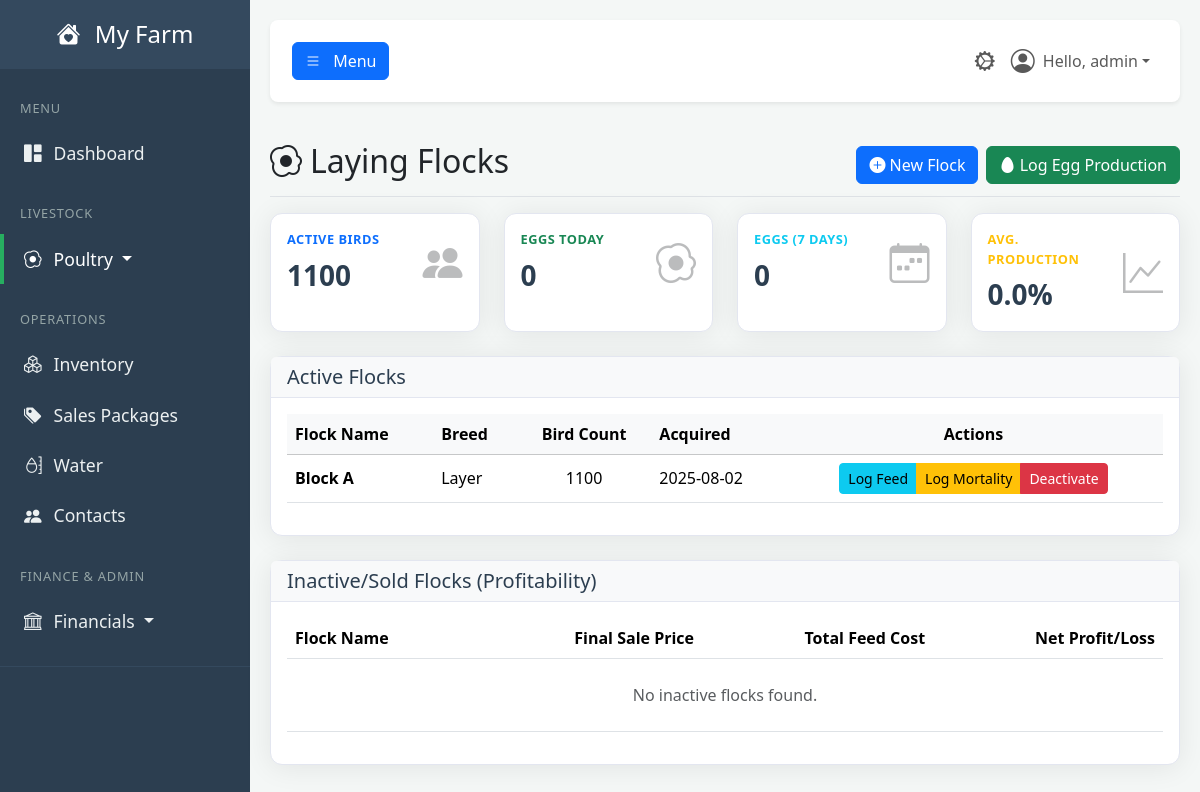
The page /poultry (signed in) on the database as committed earlier.
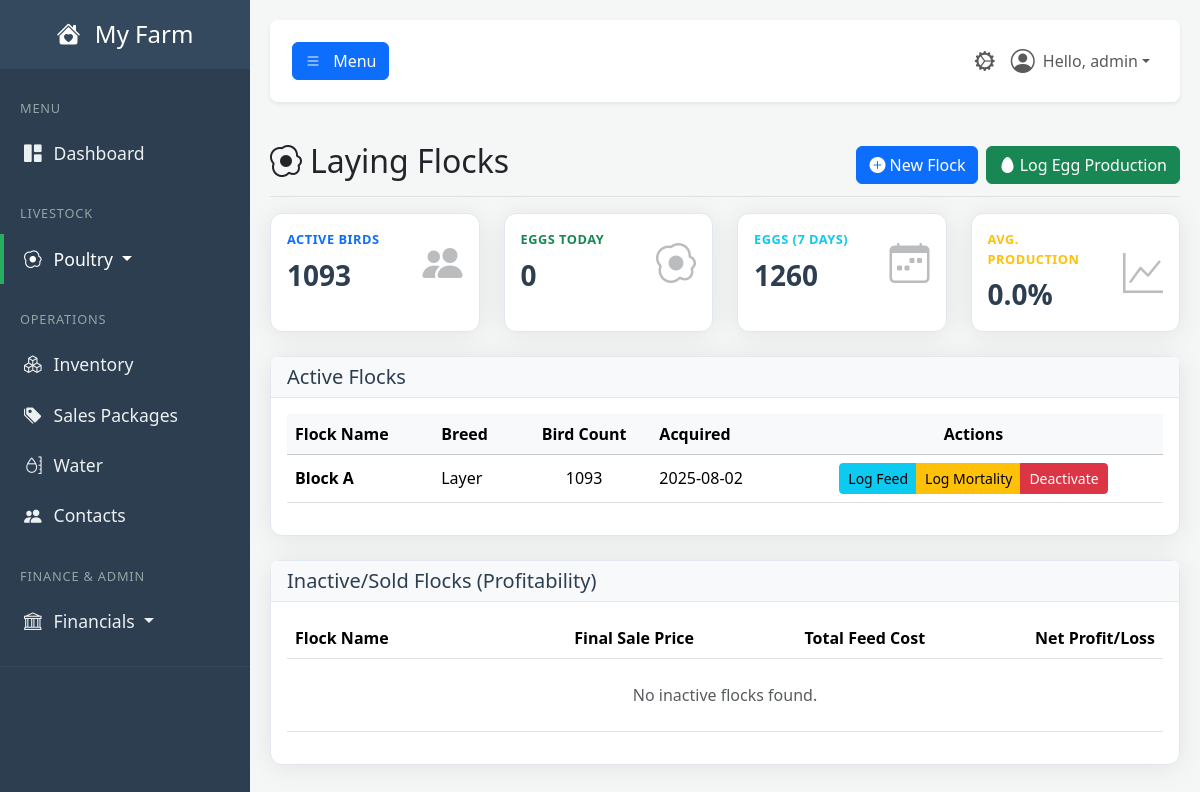
The same page on the database as committed later.
### tables this page shows
CREATE TABLE poultry_flocks (
            id INTEGER PRIMARY KEY,
            flock_name TEXT NOT NULL,
            breed TEXT NOT NULL,
            acquisition_date TEXT NOT NULL,
            bird_count INTEGER NOT NULL,
            status TEXT NOT NULL, -- Active, Sold, Archived
            created_at TIMESTAMP DEFAULT CURRENT_TIMESTAMP
        , final_sale_price REAL DEFAULT 0, total_cost REAL DEFAULT 0, net_profit REAL DEFAULT 0, cost_per_bird REAL DEFAULT 0);

### app.py (the view)
@app.route('/poultry')
@login_required
@permission_required('view_poultry_dashboard')
def poultry_dashboard():
    db = get_db()
    poultry_stats_row = db.execute("SELECT (SELECT COALESCE(SUM(bird_count), 0) FROM poultry_flocks WHERE status = 'Active') as total_active_birds, (SELECT COALESCE(SUM(quantity), 0) FROM egg_log WHERE log_date = date('now', 'localtime')) as eggs_today, (SELECT COALESCE(SUM(quantity), 0) FROM egg_log WHERE log_date >= date('now', '-6 days')) as eggs_last_7_days").fetchone()
    total_active_birds = poultry_stats_row['total_active_birds'] or 0
    eggs_today = poultry_stats_row['eggs_today'] or 0
    stats = {
        'total_active_birds': total_active_birds,
        'eggs_today': eggs_today,
        'eggs_last_7_days': poultry_stats_row['eggs_last_7_days'] or 0,
        'avg_production_rate': (eggs_today / total_active_birds) if total_active_birds > 0 else 0
    }
    active_flocks = db.execute("SELECT * FROM poultry_flocks WHERE status = 'Active' ORDER BY acquisition_date DESC").fetchall()
    inactive_flocks = db.execute("SELECT * FROM poultry_flocks WHERE status = 'Inactive' ORDER BY acquisition_date DESC").fetchall()
    egg_logs = db.execute("SELECT el.*, pf.flock_name FROM egg_log el JOIN poultry_flocks pf ON el.flock_id = pf.id ORDER BY el.log_date DESC, el.id DESC LIMIT 10").fetchall()
    feed_items = db.execute(
        "SELECT * FROM inventory WHERE category = 'Feed' AND quantity > 0 ORDER BY name ASC"
    ).fetchall()
    return render_template(
        'poultry.html',
        user=g.user,
        stats=stats,
        active_flocks=active_flocks,
        inactive_flocks=inactive_flocks,
        egg_logs=egg_logs,
        feed_items=feed_items,  # <-- Passing the new list here
        today_date=date.today().strftime('%Y-%m-%d')
    )

### app.py (called while the page is built)
def get_db():
    if 'db' not in g:
        g.db = sqlite3.connect(DATABASE)
        g.db.row_factory = sqlite3.Row
    return g.db

def login_required(f):
    @wraps(f)
    def decorated_function(*args, **kwargs):
        if 'user_id' not in session:
            flash('Please log in to access this page.', 'warning')
            return redirect(url_for('login'))
        g.user = User.get_by_id(session['user_id'])
        if not g.user:
            session.clear()
            return redirect(url_for('login'))
        return f(*args, **kwargs)
    return decorated_function

def permission_required(permission_name):
    def decorator(f):
        @wraps(f)
        def decorated_function(*args, **kwargs):
            if not hasattr(g, 'user') or not g.user.has_permission(permission_name):
                flash('You do not have the required permission.', 'danger')
                return redirect(url_for('dashboard'))
            return f(*args, **kwargs)
        return decorated_function
    return decorator

### templates/poultry.html (shortened to what the changed rows need)
{% extends "base.html" %}
{% block content %}
    <div class="d-flex justify-content-between flex-wrap flex-md-nowrap align-items-center pt-3 pb-2 mb-3 border-bottom">
        <h1 class="h2"><i class="bi bi-egg-fried me-2"></i>Laying Flocks</h1>
    </div>
    <div class="row">
        <div class="col-lg-3 col-md-6 mb-4"><div class="card shadow-sm h-100"><div class="card-body"><div class="row align-items-center"><div class="col"><div class="kpi-label text-primary">Active Birds</div><div class="kpi-value">{{ stats.total_active_birds }}</div></div><div class="col-auto kpi-icon"><i class="bi bi-people-fill"></i></div></div></div></div></div>
        <div class="col-lg-3 col-md-6 mb-4"><div class="card shadow-sm h-100"><div class="card-body"><div class="row align-items-center"><div class="col"><div class="kpi-label text-info">Eggs (7 Days)</div><div class="kpi-value">{{ stats.eggs_last_7_days }}</div></div><div class="col-auto kpi-icon"><i class="bi bi-calendar-week"></i></div></div></div></div></div>
    </div>
    <div class="card shadow-sm mb-4">
        <div class="card-body">
            <div class="table-responsive">
                <table class="table table-hover align-middle">
                    <thead class="table-light"><tr><th>Flock Name</th><th>Breed</th><th class="text-center">Bird Count</th><th>Acquired</th><th class="text-center">Actions</th></tr></thead>
                    <tbody>
                        {% for flock in active_flocks %}
                        <tr>
                            <td><strong>{{ flock.flock_name }}</strong></td><td>{{ flock.breed }}</td><td class="text-center">{{ flock.bird_count }}</td><td>{{ flock.acquisition_date }}</td>
                            <td class="text-center">
                                <div class="btn-group btn-group-sm">
                                    {% if g.user.has_permission('log_poultry_eggs') %}
                                    <button class="btn btn-info" data-bs-toggle="modal" data-bs-target="#logFeedModal" data-flock-id="{{ flock.id }}" data-flock-name="{{ flock.flock_name }}">Log Feed</button>
                                    {% endif %}
                                    {% if g.user.has_permission('log_poultry_mortality') %}
                                    <button class="btn btn-warning" data-bs-toggle="modal" data-bs-target="#logFlockMortalityModal" data-flock-id="{{ flock.id }}" data-flock-name="{{ flock.flock_name }}">Log Mortality</button>
                                    {% endif %}
                                    {% if g.user.has_permission('deactivate_poultry_flock') %}
                                    <button class="btn btn-danger" data-bs-toggle="modal" data-bs-target="#deactivateFlockModal" data-flock-id="{{ flock.id }}" data-flock-name="{{ flock.flock_name }}">Deactivate</button>
                                    {% endif %}
                                </div>
                            </td>
                        </tr>
                        {% else %}
                        <tr><td colspan="5" class="text-center p-4 text-muted">No active flocks found.</td></tr>
                        {% endfor %}
                    </tbody>
                </table>
            </div>
        </div>
    </div>
    <div class="card shadow-sm">
        <div class="card-body">
            <table class="table">
                <thead><tr><th>Flock Name</th><th class="text-end">Final Sale Price</th><th class="text-end">Total Feed Cost</th><th class="text-end">Net Profit/Loss</th></tr></thead>
            </table>
        </div>
    </div>
{% endblock %}

Rows that differ between the two databases and show on the page:
changed poultry_flocks "Block A": bird_count "1100" → "1093"
Other text that changed with them:
{{ stats.total_active_birds }}: "1100" → "1093"
{{ stats.eggs_last_7_days }}: "0" → "1260"
